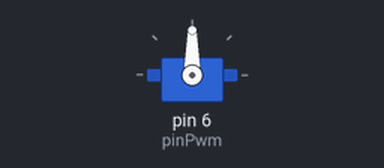
Bench run of a sketch on a simulated Arduino Uno, built with avr-gcc and run on an emulated ATmega328P. Parts: servo.

Above: at 0.05 s.
Timing chart, 0 to 3.0 s (numbered marks = the images above):
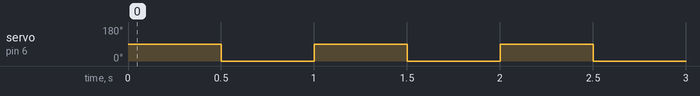

Measured:
- by itself, servo on pin 6 (pinPwm): alternates 90° for 0.50 s and 0° for 0.50 s

The sketch:

servo.ino
```cpp
#include <Servo.h>

Servo servo;
const int pinPwm = 6;

void setup() {
  Serial.begin(9600);
  servo.attach(pinPwm);
}

void loop() {
  servo.write(90);
  delay(500);
  servo.write(0);
  delay(500);
}
```
